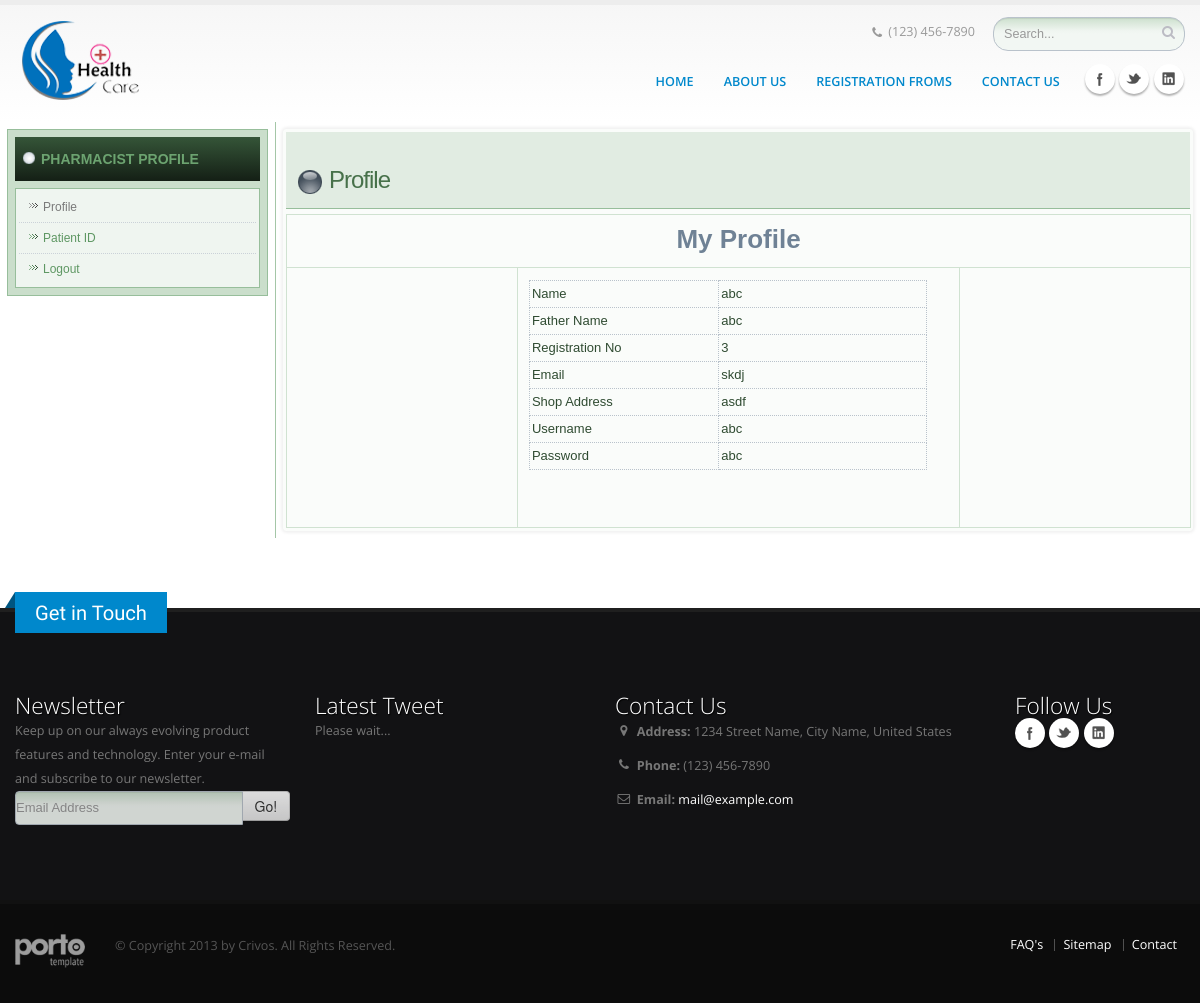
Screenshot of /pharmacist/profile.php (signed in) with the database file from the repository.
### tables this page shows
CREATE TABLE IF NOT EXISTS `pharmacy` (
  `id` int(8) NOT NULL AUTO_INCREMENT,
  `name` varchar(50) NOT NULL,
  `fathername` varchar(50) NOT NULL,
  `regno` int(8) NOT NULL,
  `email` varchar(50) NOT NULL,
  `shopaddress` varchar(80) NOT NULL,
  `username` varchar(50) NOT NULL,
  `password` varchar(50) NOT NULL,
  PRIMARY KEY (`id`)
);

### pharmacist/profile.php (the view, shortened to what this page needs)
<?php
$id=$_SESSION['drugstore'];
$sel=mysql_query("select * from pharmacy where id='$id'");
$ss=mysql_fetch_array($sel);
 ?>
<!DOCTYPE html>
<html dir="ltr" lang="en-US"><?php include("/includes/header.php"); ?>
<body>
<div class="ph-layout-wrapper">
                <div class="ph-content-layout">
                    <div class="ph-content-layout-row">
                        <div class="ph-layout-cell ph-sidebar1"><div class="ph-vmenublock clearfix">
        <div class="ph-vmenublockheader">
            <h3 class="t">Pharmacist Profile</h3>
        </div>
        <div class="ph-vmenublockcontent">
<ul class="ph-vmenu"><li><a href="profile.php" class="active">Profile</a></li><li><a href="patient-id.php">Patient ID</a></li><li><a href="../drugstorelogin.php?action=logout">Logout</a></li></ul>
        </div>
</div></div>
                        <div class="ph-layout-cell ph-content"><article class="ph-post ph-article">
                                <div class="ph-postmetadataheader">
                                        <h2 class="ph-postheader"><span class="ph-postheadericon">Profile</span></h2>
                                    </div>
                <div class="ph-postcontent ph-postcontent-0 clearfix"><div class="ph-content-layout layout-item-0">
    <div class="ph-content-layout-row">
    <div class="ph-layout-cell layout-item-1" style="width: 100%" >
        <p style="text-align: center;"><span style="font-size: 26px; font-weight: bold; color: #6F8295;">My Profile</span></p>
    </div>
    </div>
</div>
<div class="ph-content-layout layout-item-0">
    <div class="ph-content-layout-row">
    <div class="ph-layout-cell layout-item-2" style="width: 25%" >
        <p><br></p>
    </div><div class="ph-layout-cell layout-item-2" style="width: 50%" >
        <p><p><p><p><form id="form1" name="form1" method="post" action="">
          <table width="398" border="1">
            <tr>
              <td width="182">Name</td>
              <td width="200"><?php echo $ss['name'];?></td>
            </tr>
            <tr>
              <td>Father Name</td>
              <td><?php echo $ss['fathername'];?></td>
            </tr>
            <tr>
              <td>Registration No</td>
              <td><?php echo $ss['regno'];?></td>
            </tr>
            <tr>
              <td>Email</td>
              <td><?php echo $ss['email'];?></td>
            </tr>
            <tr>
              <td>Shop Address</td>
              <td><?php echo $ss['shopaddress'];?></td>
            </tr>
            <tr>
              <td>Username</td>
              <td><?php echo $ss['username'];?></td>
            </tr>
            <tr>
              <td>Password</td>
              <td><?php echo $ss['password'];?></td>
            </tr>
          </table>
          <br><br>
                                          </form></p>
        </p></p></p>
    </div><div class="ph-layout-cell layout-item-2" style="width: 25%" >
        <p><br></p>
    </div>
    </div>
</div>
</div>
</article></div>
                    </div>
                </div>
            </div><?php include("/includes/footer.php"); ?>
</body></html>

### pharmacist/css/theme.css (style rules this page uses)
html, body { height: 100%; }
body { background-color: #FFF; color: #777; font-family: "Open Sans", Arial, sans-serif; font-size: 14px; line-height: 22px; margin: 0; }

### pharmacist/css/theme-elements.css (style rules this page uses)
h1, h2, h3, h4, h5, h6 { color: #121214; font-weight: 200; letter-spacing: -1px; margin: 0; }
h2 { font-size: 2.8em; font-weight: 300; line-height: 54px; margin: 0 0 32px 0; }
h3 { color: #CCC; font-size: 1.8em; font-weight: 400; letter-spacing: normal; line-height: 24px; margin-bottom: 33px; text-transform: uppercase; }
p { color: #777; line-height: 24px; margin: 0 0 20px; }
body a { outline: none !important; }
li { line-height: 24px; }

### pharmacist/css/skins/blue.css (style rules this page uses)
h3, h4, h5 { color: #0088cc; }
a { color: #0088cc; }

### pharmacist/includes/header.php (style rules this page uses)
.ph-content .ph-postcontent-0 .layout-item-0 { color: #2F4B31; }
.ph-content .ph-postcontent-0 .layout-item-1 { border-top-style:solid;border-right-style:solid;border-bottom-style:solid;border-left-style:solid;border-top-width:1px;border-right-width:1px;border-bottom-width:1px;border-left-width:1px;border-top-color:#D0E2D1;border-right-color:#D0E2D1;border-bottom-color:#D0E2D1;border-left-color:#D0E2D1; color: #2F4B31; padding-right: 10px;padding-left: 10px; }
.ph-content .ph-postcontent-0 .layout-item-2 { border-top-style:solid;border-right-style:solid;border-bottom-style:solid;border-left-style:solid;border-top-width:1px;border-right-width:1px;border-bottom-width:1px;border-left-width:1px;border-top-color:#D0E2D1;border-right-color:#D0E2D1;border-bottom-color:#D0E2D1;border-left-color:#D0E2D1;border-top:none !important; color: #2F4B31; padding-right: 10px;padding-left: 10px; }

### rows the page displays
pharmacy: name "abc", fathername "abc", regno "3", email "skdj", shopaddress "asdf", username "abc", password "abc"
